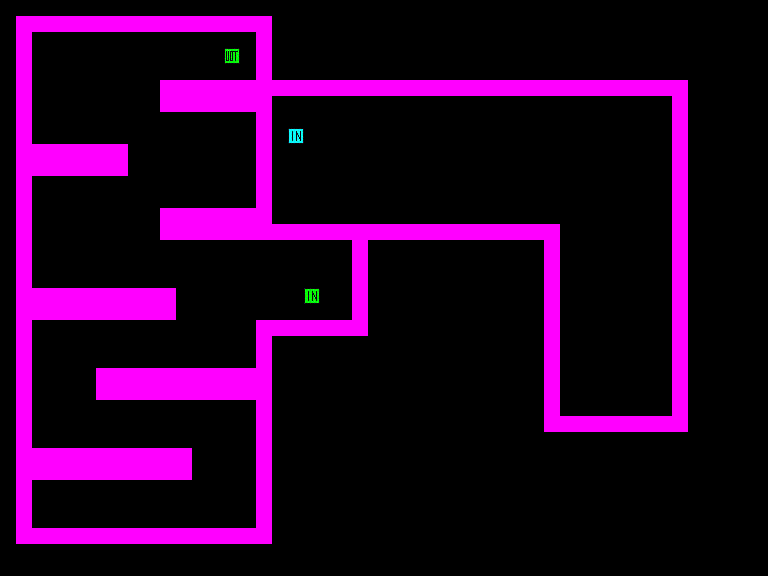

The image is a tile-based game level rendered from a .tmx file. Its description and complete source (layers, tilesets, objects, tile grids) follow:
An orthogonal 48x36 tile map with 16x16 px tiles, 2 tile layers (Tile Layer 1, Tile Layer 2).

<map version="1.0" tiledversion="1.0.3" orientation="orthogonal" renderorder="right-down" width="48" height="36" tilewidth="16" tileheight="16" nextobjectid="1">
 <tileset firstgid="1" source="Old/coop.tsx" />
 <layer name="Tile Layer 1" width="48" height="36">
  <data encoding="csv">
0,0,0,0,0,0,0,0,0,0,0,0,0,0,0,0,0,0,0,0,0,0,0,0,0,0,0,0,0,0,0,0,0,0,0,0,0,0,0,0,0,0,0,0,0,0,0,0,
0,0,0,0,0,0,0,0,0,0,0,0,0,0,0,0,0,0,0,0,0,0,0,0,0,0,0,0,0,0,0,0,0,0,0,0,0,0,0,0,0,0,0,0,0,0,0,0,
0,0,0,0,0,0,0,0,0,0,0,0,0,0,0,0,0,0,0,0,0,0,0,0,0,0,0,0,0,0,0,0,0,0,0,0,0,0,0,0,0,0,0,0,0,0,0,0,
0,0,0,0,0,0,0,0,0,0,0,0,0,0,0,0,0,0,0,0,0,0,0,0,0,0,0,0,0,0,0,0,0,0,0,0,0,0,0,0,0,0,0,0,0,0,0,0,
0,0,0,0,0,0,0,0,0,0,0,0,0,0,0,0,0,0,0,0,0,0,0,0,0,0,0,0,0,0,0,0,0,0,0,0,0,0,0,0,0,0,0,0,0,0,0,0,
0,0,0,0,0,0,0,0,0,0,0,0,0,0,0,0,1,1,1,1,1,1,1,1,1,1,1,1,1,1,1,1,1,1,1,1,1,1,1,1,1,1,1,0,0,0,0,0,
0,0,0,0,0,0,0,0,0,0,0,0,0,0,0,0,1,0,0,0,0,0,0,0,0,0,0,0,0,0,0,0,0,0,0,0,0,0,0,0,0,0,1,0,0,0,0,0,
0,0,0,0,0,0,0,0,0,0,0,0,0,0,0,0,1,0,0,0,0,0,0,0,0,0,0,0,0,0,0,0,0,0,0,0,0,0,0,0,0,0,1,0,0,0,0,0,
0,0,0,0,0,0,0,0,0,0,0,0,0,0,0,0,1,0,9,0,0,0,0,0,0,0,0,0,0,0,0,0,0,0,0,0,0,0,0,0,0,0,1,0,0,0,0,0,
0,0,0,0,0,0,0,0,0,0,0,0,0,0,0,0,1,0,0,0,0,0,0,0,0,0,0,0,0,0,0,0,0,0,0,0,0,0,0,0,0,0,1,0,0,0,0,0,
0,0,0,0,0,0,0,0,0,0,0,0,0,0,0,0,1,0,0,0,0,0,0,0,0,0,0,0,0,0,0,0,0,0,0,0,0,0,0,0,0,0,1,0,0,0,0,0,
0,0,0,0,0,0,0,0,0,0,0,0,0,0,0,0,1,0,0,0,0,0,0,0,0,0,0,0,0,0,0,0,0,0,0,0,0,0,0,0,0,0,1,0,0,0,0,0,
0,0,0,0,0,0,0,0,0,0,0,0,0,0,0,0,1,0,0,0,0,0,0,0,0,0,0,0,0,0,0,0,0,0,0,0,0,0,0,0,0,0,1,0,0,0,0,0,
0,0,0,0,0,0,0,0,0,0,0,0,0,0,0,0,1,0,0,0,0,0,0,0,0,0,0,0,0,0,0,0,0,0,0,0,0,0,0,0,0,0,1,0,0,0,0,0,
0,0,0,0,0,0,0,0,0,0,0,0,0,0,0,0,1,1,1,1,1,1,1,1,1,1,1,1,1,1,1,1,1,1,1,0,0,0,0,0,0,0,1,0,0,0,0,0,
0,0,0,0,0,0,0,0,0,0,0,0,0,0,0,0,0,0,0,0,0,0,0,0,0,0,0,0,0,0,0,0,0,0,1,0,0,0,0,0,0,0,1,0,0,0,0,0,
0,0,0,0,0,0,0,0,0,0,0,0,0,0,0,0,0,0,0,0,0,0,0,0,0,0,0,0,0,0,0,0,0,0,1,0,0,0,0,0,0,0,1,0,0,0,0,0,
0,0,0,0,0,0,0,0,0,0,0,0,0,0,0,0,0,0,0,0,0,0,0,0,0,0,0,0,0,0,0,0,0,0,1,0,0,0,0,0,0,0,1,0,0,0,0,0,
0,0,0,0,0,0,0,0,0,0,0,0,0,0,0,0,0,0,0,0,0,0,0,0,0,0,0,0,0,0,0,0,0,0,1,0,0,0,0,0,0,0,1,0,0,0,0,0,
0,0,0,0,0,0,0,0,0,0,0,0,0,0,0,0,0,0,0,0,0,0,0,0,0,0,0,0,0,0,0,0,0,0,1,0,0,0,0,0,0,0,1,0,0,0,0,0,
0,0,0,0,0,0,0,0,0,0,0,0,0,0,0,0,0,0,0,0,0,0,0,0,0,0,0,0,0,0,0,0,0,0,1,0,0,0,0,0,0,0,1,0,0,0,0,0,
0,0,0,0,0,0,0,0,0,0,0,0,0,0,0,0,0,0,0,0,0,0,0,0,0,0,0,0,0,0,0,0,0,0,1,0,0,0,0,0,0,0,1,0,0,0,0,0,
0,0,0,0,0,0,0,0,0,0,0,0,0,0,0,0,0,0,0,0,0,0,0,0,0,0,0,0,0,0,0,0,0,0,1,0,0,0,0,0,0,0,1,0,0,0,0,0,
0,0,0,0,0,0,0,0,0,0,0,0,0,0,0,0,0,0,0,0,0,0,0,0,0,0,0,0,0,0,0,0,0,0,1,0,0,0,0,0,0,0,1,0,0,0,0,0,
0,0,0,0,0,0,0,0,0,0,0,0,0,0,0,0,0,0,0,0,0,0,0,0,0,0,0,0,0,0,0,0,0,0,1,0,0,0,0,0,0,0,1,0,0,0,0,0,
0,0,0,0,0,0,0,0,0,0,0,0,0,0,0,0,0,0,0,0,0,0,0,0,0,0,0,0,0,0,0,0,0,0,1,0,0,0,0,0,0,0,1,0,0,0,0,0,
0,0,0,0,0,0,0,0,0,0,0,0,0,0,0,0,0,0,0,0,0,0,0,0,0,0,0,0,0,0,0,0,0,0,1,1,1,1,1,1,1,1,1,0,0,0,0,0,
0,0,0,0,0,0,0,0,0,0,0,0,0,0,0,0,0,0,0,0,0,0,0,0,0,0,0,0,0,0,0,0,0,0,0,0,0,0,0,0,0,0,0,0,0,0,0,0,
0,0,0,0,0,0,0,0,0,0,0,0,0,0,0,0,0,0,0,0,0,0,0,0,0,0,0,0,0,0,0,0,0,0,0,0,0,0,0,0,0,0,0,0,0,0,0,0,
0,0,0,0,0,0,0,0,0,0,0,0,0,0,0,0,0,0,0,0,0,0,0,0,0,0,0,0,0,0,0,0,0,0,0,0,0,0,0,0,0,0,0,0,0,0,0,0,
0,0,0,0,0,0,0,0,0,0,0,0,0,0,0,0,0,0,0,0,0,0,0,0,0,0,0,0,0,0,0,0,0,0,0,0,0,0,0,0,0,0,0,0,0,0,0,0,
0,0,0,0,0,0,0,0,0,0,0,0,0,0,0,0,0,0,0,0,0,0,0,0,0,0,0,0,0,0,0,0,0,0,0,0,0,0,0,0,0,0,0,0,0,0,0,0,
0,0,0,0,0,0,0,0,0,0,0,0,0,0,0,0,0,0,0,0,0,0,0,0,0,0,0,0,0,0,0,0,0,0,0,0,0,0,0,0,0,0,0,0,0,0,0,0,
0,0,0,0,0,0,0,0,0,0,0,0,0,0,0,0,0,0,0,0,0,0,0,0,0,0,0,0,0,0,0,0,0,0,0,0,0,0,0,0,0,0,0,0,0,0,0,0,
0,0,0,0,0,0,0,0,0,0,0,0,0,0,0,0,0,0,0,0,0,0,0,0,0,0,0,0,0,0,0,0,0,0,0,0,0,0,0,0,0,0,0,0,0,0,0,0,
0,0,0,0,0,0,0,0,0,0,0,0,0,0,0,0,0,0,0,0,0,0,0,0,0,0,0,0,0,0,0,0,0,0,0,0,0,0,0,0,0,0,0,0,0,0,0,0
</data>
 </layer>
 <layer name="Tile Layer 2" width="48" height="36">
  <data encoding="csv">
0,0,0,0,0,0,0,0,0,0,0,0,0,0,0,0,0,0,0,0,0,0,0,0,0,0,0,0,0,0,0,0,0,0,0,0,0,0,0,0,0,0,0,0,0,0,0,0,
0,1,1,1,1,1,1,1,1,1,1,1,1,1,1,1,1,0,0,0,0,0,0,0,0,0,0,0,0,0,0,0,0,0,0,0,0,0,0,0,0,0,0,0,0,0,0,0,
0,1,0,0,0,0,0,0,0,0,0,0,0,0,0,0,1,0,0,0,0,0,0,0,0,0,0,0,0,0,0,0,0,0,0,0,0,0,0,0,0,0,0,0,0,0,0,0,
0,1,0,0,0,0,0,0,0,0,0,0,0,0,12,0,1,0,0,0,0,0,0,0,0,0,0,0,0,0,0,0,0,0,0,0,0,0,0,0,0,0,0,0,0,0,0,0,
0,1,0,0,0,0,0,0,0,0,0,0,0,0,0,0,1,0,0,0,0,0,0,0,0,0,0,0,0,0,0,0,0,0,0,0,0,0,0,0,0,0,0,0,0,0,0,0,
0,1,0,0,0,0,0,0,0,0,1,1,1,1,1,1,1,0,0,0,0,0,0,0,0,0,0,0,0,0,0,0,0,0,0,0,0,0,0,0,0,0,0,0,0,0,0,0,
0,1,0,0,0,0,0,0,0,0,1,1,1,1,1,1,1,0,0,0,0,0,0,0,0,0,0,0,0,0,0,0,0,0,0,0,0,0,0,0,0,0,0,0,0,0,0,0,
0,1,0,0,0,0,0,0,0,0,0,0,0,0,0,0,1,0,0,0,0,0,0,0,0,0,0,0,0,0,0,0,0,0,0,0,0,0,0,0,0,0,0,0,0,0,0,0,
0,1,0,0,0,0,0,0,0,0,0,0,0,0,0,0,1,0,0,0,0,0,0,0,0,0,0,0,0,0,0,0,0,0,0,0,0,0,0,0,0,0,0,0,0,0,0,0,
0,1,1,1,1,1,1,1,0,0,0,0,0,0,0,0,1,0,0,0,0,0,0,0,0,0,0,0,0,0,0,0,0,0,0,0,0,0,0,0,0,0,0,0,0,0,0,0,
0,1,1,1,1,1,1,1,0,0,0,0,0,0,0,0,1,0,0,0,0,0,0,0,0,0,0,0,0,0,0,0,0,0,0,0,0,0,0,0,0,0,0,0,0,0,0,0,
0,1,0,0,0,0,0,0,0,0,0,0,0,0,0,0,1,0,0,0,0,0,0,0,0,0,0,0,0,0,0,0,0,0,0,0,0,0,0,0,0,0,0,0,0,0,0,0,
0,1,0,0,0,0,0,0,0,0,0,0,0,0,0,0,1,0,0,0,0,0,0,0,0,0,0,0,0,0,0,0,0,0,0,0,0,0,0,0,0,0,0,0,0,0,0,0,
0,1,0,0,0,0,0,0,0,0,1,1,1,1,1,1,1,0,0,0,0,0,0,0,0,0,0,0,0,0,0,0,0,0,0,0,0,0,0,0,0,0,0,0,0,0,0,0,
0,1,0,0,0,0,0,0,0,0,1,1,1,1,1,1,1,1,1,1,1,1,1,0,0,0,0,0,0,0,0,0,0,0,0,0,0,0,0,0,0,0,0,0,0,0,0,0,
0,1,0,0,0,0,0,0,0,0,0,0,0,0,0,0,0,0,0,0,0,0,1,0,0,0,0,0,0,0,0,0,0,0,0,0,0,0,0,0,0,0,0,0,0,0,0,0,
0,1,0,0,0,0,0,0,0,0,0,0,0,0,0,0,0,0,0,0,0,0,1,0,0,0,0,0,0,0,0,0,0,0,0,0,0,0,0,0,0,0,0,0,0,0,0,0,
0,1,0,0,0,0,0,0,0,0,0,0,0,0,0,0,0,0,0,0,0,0,1,0,0,0,0,0,0,0,0,0,0,0,0,0,0,0,0,0,0,0,0,0,0,0,0,0,
0,1,1,1,1,1,1,1,1,1,1,0,0,0,0,0,0,0,0,11,0,0,1,0,0,0,0,0,0,0,0,0,0,0,0,0,0,0,0,0,0,0,0,0,0,0,0,0,
0,1,1,1,1,1,1,1,1,1,1,0,0,0,0,0,0,0,0,0,0,0,1,0,0,0,0,0,0,0,0,0,0,0,0,0,0,0,0,0,0,0,0,0,0,0,0,0,
0,1,0,0,0,0,0,0,0,0,0,0,0,0,0,0,1,1,1,1,1,1,1,0,0,0,0,0,0,0,0,0,0,0,0,0,0,0,0,0,0,0,0,0,0,0,0,0,
0,1,0,0,0,0,0,0,0,0,0,0,0,0,0,0,1,0,0,0,0,0,0,0,0,0,0,0,0,0,0,0,0,0,0,0,0,0,0,0,0,0,0,0,0,0,0,0,
0,1,0,0,0,0,0,0,0,0,0,0,0,0,0,0,1,0,0,0,0,0,0,0,0,0,0,0,0,0,0,0,0,0,0,0,0,0,0,0,0,0,0,0,0,0,0,0,
0,1,0,0,0,0,1,1,1,1,1,1,1,1,1,1,1,0,0,0,0,0,0,0,0,0,0,0,0,0,0,0,0,0,0,0,0,0,0,0,0,0,0,0,0,0,0,0,
0,1,0,0,0,0,1,1,1,1,1,1,1,1,1,1,1,0,0,0,0,0,0,0,0,0,0,0,0,0,0,0,0,0,0,0,0,0,0,0,0,0,0,0,0,0,0,0,
0,1,0,0,0,0,0,0,0,0,0,0,0,0,0,0,1,0,0,0,0,0,0,0,0,0,0,0,0,0,0,0,0,0,0,0,0,0,0,0,0,0,0,0,0,0,0,0,
0,1,0,0,0,0,0,0,0,0,0,0,0,0,0,0,1,0,0,0,0,0,0,0,0,0,0,0,0,0,0,0,0,0,0,0,0,0,0,0,0,0,0,0,0,0,0,0,
0,1,0,0,0,0,0,0,0,0,0,0,0,0,0,0,1,0,0,0,0,0,0,0,0,0,0,0,0,0,0,0,0,0,0,0,0,0,0,0,0,0,0,0,0,0,0,0,
0,1,1,1,1,1,1,1,1,1,1,1,0,0,0,0,1,0,0,0,0,0,0,0,0,0,0,0,0,0,0,0,0,0,0,0,0,0,0,0,0,0,0,0,0,0,0,0,
0,1,1,1,1,1,1,1,1,1,1,1,0,0,0,0,1,0,0,0,0,0,0,0,0,0,0,0,0,0,0,0,0,0,0,0,0,0,0,0,0,0,0,0,0,0,0,0,
0,1,0,0,0,0,0,0,0,0,0,0,0,0,0,0,1,0,0,0,0,0,0,0,0,0,0,0,0,0,0,0,0,0,0,0,0,0,0,0,0,0,0,0,0,0,0,0,
0,1,0,0,0,0,0,0,0,0,0,0,0,0,0,0,1,0,0,0,0,0,0,0,0,0,0,0,0,0,0,0,0,0,0,0,0,0,0,0,0,0,0,0,0,0,0,0,
0,1,0,0,0,0,0,0,0,0,0,0,0,0,0,0,1,0,0,0,0,0,0,0,0,0,0,0,0,0,0,0,0,0,0,0,0,0,0,0,0,0,0,0,0,0,0,0,
0,1,1,1,1,1,1,1,1,1,1,1,1,1,1,1,1,0,0,0,0,0,0,0,0,0,0,0,0,0,0,0,0,0,0,0,0,0,0,0,0,0,0,0,0,0,0,0,
0,0,0,0,0,0,0,0,0,0,0,0,0,0,0,0,0,0,0,0,0,0,0,0,0,0,0,0,0,0,0,0,0,0,0,0,0,0,0,0,0,0,0,0,0,0,0,0,
0,0,0,0,0,0,0,0,0,0,0,0,0,0,0,0,0,0,0,0,0,0,0,0,0,0,0,0,0,0,0,0,0,0,0,0,0,0,0,0,0,0,0,0,0,0,0,0
</data>
 </layer>
</map>
